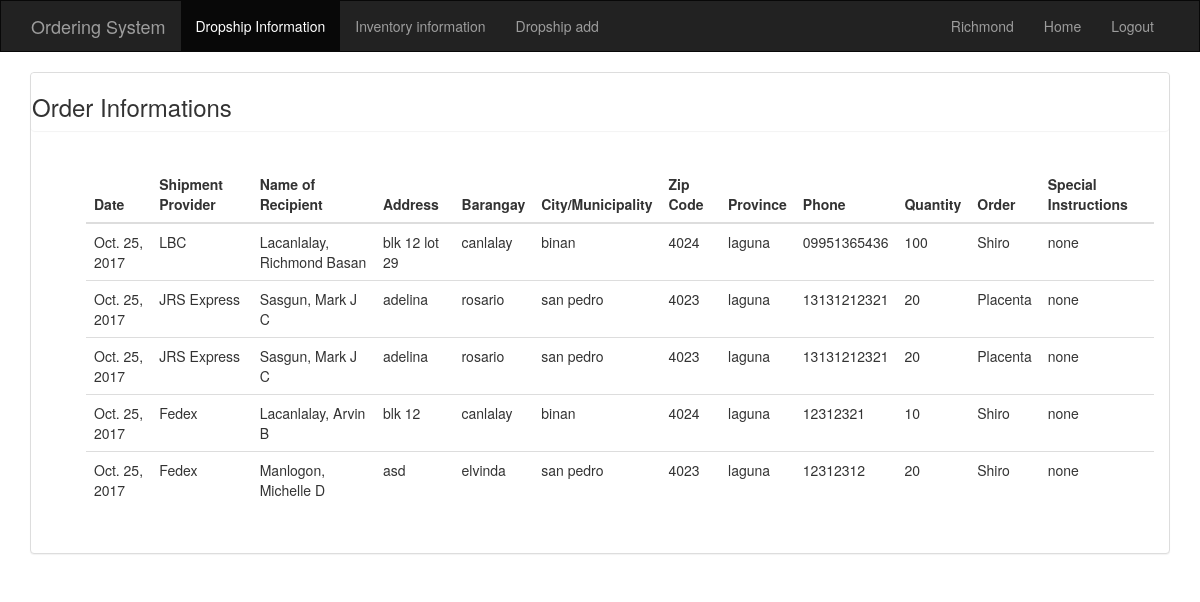
Before: /ordering/detail/ (signed in) with the older database file.
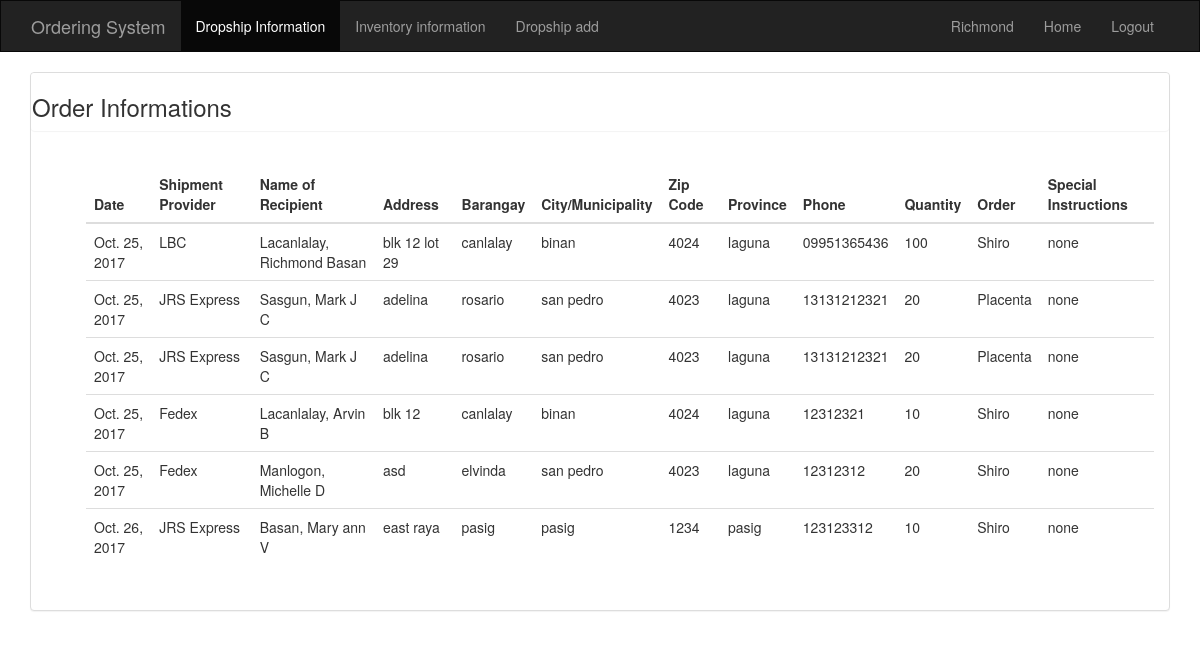
After: the same page with the newer database file.
### ordering/models.py (models this page shows, shortened)
class Order(models.Model):
    SHIPMENT_CHOICES = (
        ('LBC', 'LBC'),
        ('GO', 'GO'),
        ('JRS Express', 'JRS Express'),
        ('Zen', 'Zen'),
        ('Philpost', 'Philpost'),
        ('EMS', 'EMS'),
        ('Fedex', 'Fedex'),
        ('DHL', 'DHL'),
    )
    date = models.DateField(("Date"), default=datetime.now)
    shipment_provider = models.CharField(max_length=100, choices=SHIPMENT_CHOICES)
    last_name = models.CharField(max_length=250,)
    first_name = models.CharField(max_length=250)
    middle_name = models.CharField(max_length=250)
    address = models.TextField(max_length=250)
    barangay = models.CharField(max_length=250)
    city_and_municipality = models.CharField(max_length=250)
    zip_code = models.IntegerField(default=0)
    province = models.CharField(max_length=250)
    phone = models.CharField(max_length=13)
    quantity = models.IntegerField(default=0)
    order = models.ForeignKey(Product)
    special_instructions = models.CharField(max_length=250, default='')

class Product(models.Model):
    product_name = models.CharField(max_length=250)
    date_created = models.DateTimeField()
    def __str__(self):
        return self.product_name

### ordering/views.py (the view)
class DetailView(ListView):
    model = Order  # shorthand for setting queryset = models.Car.objects.all()
    template_name = 'ordering/detail.html'  # optional (the default is app_name/modelNameInLowerCase_list.html; which will look into your templates folder for that path and file)
    context_object_name = "all_order"  # default is object_list as well as model's_verbose_name_list and/or model's_verbose_name_plural_list, if defined in the model's inner Meta class
    paginate_by = 10  # and that's it !!

### ordering/templates/ordering/detail.html (shortened to what this page needs)
{% extends 'base.html' %}
{% block body %}
<div class="container-fluid">
  <div class="table">
    <div class="col-md-12 col-md-12">
      <div class="panel panel-default">
        <div class="panel panel-header">
          <h3>Order Informations</h3>
        </div>
        <div class="panel-body">
          <ul>
            <div class="table-responsive">
              <table class="table table-hover">
              <thead>
                <tr>
                  <th>Date</th>
                  <th>Shipment Provider</th>
                  <th>Name of Recipient</th>
                  <th>Address</th>
                  <th>Barangay</th>
                  <th>City/Municipality</th>
                  <th>Zip Code</th>
                  <th>Province</th>
                  <th>Phone</th>
                  <th>Quantity</th>
                  <th>Order</th>
                  <th>Special Instructions</th>
                </tr>
              </thead>
              <tbody>
                {% if all_order %}
                {% for order in all_order %}
                <tr>
                  <td>{{ order.date }}</td>
                  <td>{{ order.shipment_provider }}</td>
                  <td>{{ order.last_name }}, {{ order.first_name }} {{ order.middle_name }}</td>
                  <td>{{ order.address }}</td>
                  <td>{{ order.barangay }}</td>
                  <td>{{ order.city_and_municipality }}</td>
                  <td>{{ order.zip_code }}</td>
                  <td>{{ order.province }}</td>
                  <td>{{ order.phone }}</td>
                  <td>{{ order.quantity }}</td>
                  <td>{{ order.order }}</td>
                  <td>{{ order.special_instructions }}</td>
                </tr>
                {% endfor %}
                {% else %}
                <h1>You don't have any orders.</h1>
                {% endif %}
              </tbody>
              </table>
            </div>
          </ul>
        </div>
      </div>
    </div>
  </div>
</div>
{% endblock %}

Changed rows visible on the page:
added Order: date "Oct. 26, 2017", shipment_provider "JRS Express", last_name "Basan", first_name "Mary ann", middle_name "V", address "east raya", barangay "pasig", city_and_municipality "pasig", zip_code "1234", province "pasig", phone "123123312", quantity "10", order "Shiro", special_instructions "none"
